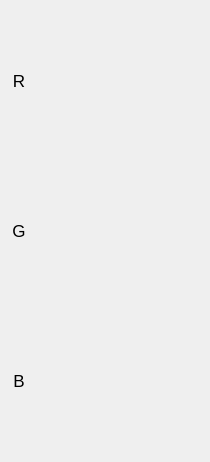
             <widget class="QWidget" name="page_7">
              <layout class="QVBoxLayout" name="verticalLayout_18">
               <property name="spacing">
                <number>10</number>
               </property>
               <property name="leftMargin">
                <number>9</number>
               </property>
               <item>
                <layout class="QHBoxLayout" name="horizontalLayout_15" stretch="0,0">
                 <item>
                  <widget class="QLabel" name="label_26">
                   <property name="minimumSize">
                    <size>
                     <width>20</width>
                     <height>20</height>
                    </size>
                   </property>
                   <property name="maximumSize">
                    <size>
                     <width>80</width>
                     <height>20</height>
                    </size>
                   </property>
                   <property name="font">
                    <font>
                     <pointsize>13</pointsize>
                    </font>
                   </property>
                   <property name="text">
                    <string>R</string>
                   </property>
                   <property name="alignment">
                    <set>Qt::AlignCenter</set>
                   </property>
                  </widget>
                 </item>
                 <item>
                  <widget class="PlotWidget" name="widget_2" native="true">
                   <property name="minimumSize">
                    <size>
                     <width>160</width>
                     <height>140</height>
                    </size>
                   </property>
                  </widget>
                 </item>
                </layout>
               </item>
               <item>
                <layout class="QHBoxLayout" name="horizontalLayout_16" stretch="0,0">
                 <item>
                  <widget class="QLabel" name="label_27">
                   <property name="minimumSize">
                    <size>
                     <width>20</width>
                     <height>20</height>
                    </size>
                   </property>
                   <property name="maximumSize">
                    <size>
                     <width>80</width>
                     <height>20</height>
                    </size>
                   </property>
                   <property name="font">
                    <font>
                     <pointsize>13</pointsize>
                    </font>
                   </property>
                   <property name="text">
                    <string>G</string>
                   </property>
                   <property name="alignment">
                    <set>Qt::AlignCenter</set>
                   </property>
                  </widget>
                 </item>
                 <item>
                  <widget class="PlotWidget" name="widget_3" native="true">
                   <property name="minimumSize">
                    <size>
                     <width>160</width>
                     <height>140</height>
                    </size>
                   </property>
                  </widget>
                 </item>
                </layout>
               </item>
               <item>
                <layout class="QHBoxLayout" name="horizontalLayout_17" stretch="0,0">
                 <item>
                  <widget class="QLabel" name="label_28">
                   <property name="minimumSize">
                    <size>
                     <width>20</width>
                     <height>20</height>
                    </size>
                   </property>
                   <property name="maximumSize">
                    <size>
                     <width>80</width>
                     <height>20</height>
                    </size>
                   </property>
                   <property name="font">
                    <font>
                     <pointsize>13</pointsize>
                    </font>
                   </property>
                   <property name="text">
                    <string>B</string>
                   </property>
                   <property name="alignment">
                    <set>Qt::AlignCenter</set>
                   </property>
                  </widget>
                 </item>
                 <item>
                  <widget class="PlotWidget" name="widget_4" native="true">
                   <property name="minimumSize">
                    <size>
                     <width>160</width>
                     <height>140</height>
                    </size>
                   </property>
                  </widget>
                 </item>
                </layout>
               </item>
              </layout>
             </widget>
